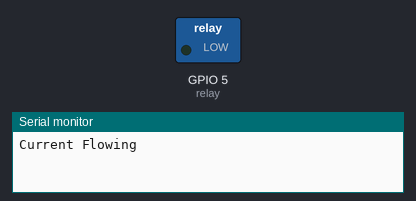
Recording of a program running on a simulated ESP8266 (NodeMCU). Shown: switched loads named in the program (green lamp = pin HIGH), the last lines printed to the serial monitor. Not simulated (calls return 0 or success): secrets.h.

Above: at 2.5 s.
At 7.5 s:
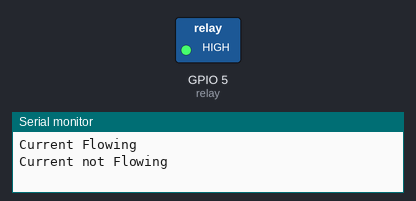
Timing chart, 0 to 13.0 s (numbered marks = the images above):
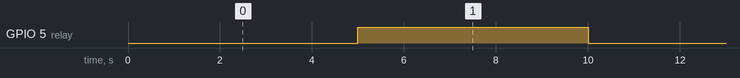

Measured:
- by itself, GPIO 5 (relay): alternates HIGH for 5.0 s and LOW for 5.0 s

The program:

main.cpp
```cpp
#include <Arduino.h>
#include "secrets.h"

const int relay = 5;

void setup() {
  Serial.begin(115200);
  pinMode(relay, OUTPUT);
}

void loop() {
  // Normally Open configuration, send LOW signal to let current flow
  // (if you're usong Normally Closed configuration send HIGH signal)
  digitalWrite(relay, LOW);
  Serial.println("Current Flowing");
  delay(5000);

  // Normally Open configuration, send HIGH signal stop current flow
  // (if you're usong Normally Closed configuration send LOW signal)
  digitalWrite(relay, HIGH);
  Serial.println("Current not Flowing");
  delay(5000);
}
```
